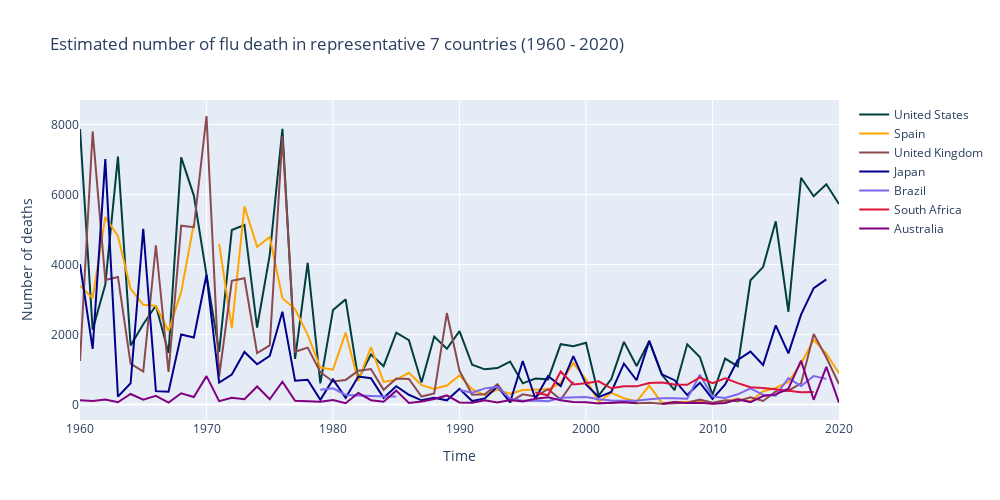

Source (notebook cell):
### Code cell
df_us = df.loc[df['Entity'] == 'United States']
df_sp = df.loc[df['Entity'] == 'Spain']
df_uk = df.loc[df['Entity'] == 'United Kingdom']
df_jp = df.loc[df['Entity'] == 'Japan']
df_au = df.loc[df['Entity'] == 'Australia']
df_sa = df.loc[df['Entity'] == 'South Africa']
df_br = df.loc[df['Entity'] == 'Brazil']

fig = go.Figure()
fig.update_layout(
    autosize=False,
    width=1000,
    height=500,
    xaxis_title="Time", yaxis_title="Number of deaths",
    title = 'Estimated number of flu death in representative 7 countries (1960 - 2020)',
)
fig.add_trace(go.Scatter(x=df_us["Year"], y=df_us["Quantity"], name="United States", mode="lines", line=dict(color="#003E3F")))
fig.add_trace(go.Scatter(x=df_sp["Year"], y=df_sp["Quantity"], name="Spain", mode="lines", line=dict(color="Orange")))
fig.add_trace(go.Scatter(x=df_uk["Year"], y=df_uk["Quantity"], name="United Kingdom", mode="lines", line=dict(color="#8B4950")))
fig.add_trace(go.Scatter(x=df_jp["Year"], y=df_jp["Quantity"], name="Japan", mode="lines", line=dict(color="DarkBlue")))
fig.add_trace(go.Scatter(x=df_br["Year"], y=df_br["Quantity"], name="Brazil", mode="lines", line=dict(color="MediumSlateBlue")))
fig.add_trace(go.Scatter(x=df_sa["Year"], y=df_sa["Quantity"], name="South Africa", mode="lines", line=dict(color="Crimson")))
fig.add_trace(go.Scatter(x=df_au["Year"], y=df_au["Quantity"], name="Australia", mode="lines", line=dict(color="purple")))

fig.show()

### Figure 1 — Plotly figure (JSON) as saved in the notebook; plotly's stock layout.template omitted (floating-point values rounded to 4 significant figures)
{"data": [{"line": {"color": "#003E3F"}, "mode": "lines", "name": "United States", "type": "scatter", "x": [1960, 1961, 1962, 1963, 1964, 1965, 1966, 1967, 1968, 1969, 1970, 1971, 1972, 1973, 1974, 1975, 1976, 1977, 1978, 1979, 1980, 1981, 1982, 1983, 1984, 1985, 1986, 1987, 1988, 1989, 1990, 1991, 1992, 1993, 1994, 1995, 1996, 1997, 1998, 1999, 2000, 2001, 2002, 2003, 2004, 2005, 2006, 2007, 2008, 2009, 2010, 2011, 2012, 2013, 2014, 2015, 2016, 2017, 2018, 2019, 2020], "y": [7872, 2137, 3431, 7083, 1687, 2295, 2830, 1475, 7062, 5971, 3707, 1504, 4986, 5131, 2201, 4277, 7877, 1304, 4052, 604, 2702, 3006, 727, 1431, 1096, 2054, 1838, 632, 1943, 1593, 2098, 1137, 1006, 1044, 1229, 606, 745, 720, 1724, 1665, 1765, 257, 727, 1792, 1100, 1812, 849, 411, 1721, 1361, 275, 1315, 1093, 3550, 3928, 5235, 2652, 6480, 5952, 6296, 5731]}, {"line": {"color": "Orange"}, "mode": "lines", "name": "Spain", "type": "scatter", "x": [1960, 1961, 1962, 1963, 1964, 1965, 1966, 1967, 1968, 1969, 1970, 1971, 1972, 1973, 1974, 1975, 1976, 1977, 1978, 1979, 1980, 1981, 1982, 1983, 1984, 1985, 1986, 1987, 1988, 1989, 1990, 1991, 1992, 1993, 1994, 1995, 1996, 1997, 1998, 1999, 2000, 2001, 2002, 2003, 2004, 2005, 2006, 2007, 2008, 2009, 2010, 2011, 2012, 2013, 2014, 2015, 2016, 2017, 2018, 2019, 2020], "y": [3396, 3044, 5360, 4810, 3309, 2851, 2816, 2102, 3219, 5167, null, 4594, 2182, 5663, 4507, 4787, 3037, 2729, 1992, 1059, 997, 2054, 676, 1639, 648, 712, 909, 554, 445, 543, 832, 442, 271, 430, 300, 416, 435, 435, 620, 1186, 723, 80, 337, 182, 87, 543, 48, 71, 81, 97, 22, 91, 165, 88, 380, 474, 647, 1175, 1852, 1459, 894]}, {"line": {"color": "#8B4950"}, "mode": "lines", "name": "United Kingdom", "type": "scatter", "x": [1960, 1961, 1962, 1963, 1964, 1965, 1966, 1967, 1968, 1969, 1970, 1971, 1972, 1973, 1974, 1975, 1976, 1977, 1978, 1979, 1980, 1981, 1982, 1983, 1984, 1985, 1986, 1987, 1988, 1989, 1990, 1991, 1992, 1993, 1994, 1995, 1996, 1997, 1998, 1999, 2000, 2001, 2002, 2003, 2004, 2005, 2006, 2007, 2008, 2009, 2010, 2011, 2012, 2013, 2014, 2015, 2016, 2017, 2018, 2019, 2020], "y": [1243, 7804, 3559, 3647, 1168, 940, 4552, 931, 5110, 5066, 8245, 797, 3537, 3609, 1467, 1692, 7661, 1507, 1626, 925, 658, 704, 966, 1016, 420, 744, 731, 228, 319, 2614, 965, 281, 297, 583, 76, 293, 230, 438, 144, 652, null, 45, 45, 84, 37, 53, 20, 37, 51, 143, 51, 122, 96, 205, 103, 374, 395, 603, 2014, 1345, 588]}, {"line": {"color": "DarkBlue"}, "mode": "lines", "name": "Japan", "type": "scatter", "x": [1960, 1961, 1962, 1963, 1964, 1965, 1966, 1967, 1968, 1969, 1970, 1971, 1972, 1973, 1974, 1975, 1976, 1977, 1978, 1979, 1980, 1981, 1982, 1983, 1984, 1985, 1986, 1987, 1988, 1989, 1990, 1991, 1992, 1993, 1994, 1995, 1996, 1997, 1998, 1999, 2000, 2001, 2002, 2003, 2004, 2005, 2006, 2007, 2008, 2009, 2010, 2011, 2012, 2013, 2014, 2015, 2016, 2017, 2018, 2019, 2020], "y": [4012, 1593, 7014, 226, 609, 5024, 383, 365, 2003, 1918, 3707, 631, 856, 1503, 1151, 1391, 2654, 682, 707, 136, 718, 193, 802, 751, 191, 523, 280, 121, 192, 121, 448, 100, 177, 519, 65, 1244, 166, 815, 528, 1382, 575, 214, 358, 1171, 694, 1818, 865, 696, 272, 625, 161, 574, 1275, 1514, 1130, 2262, 1463, 2569, 3325, 3575, null]}, {"line": {"color": "MediumSlateBlue"}, "mode": "lines", "name": "Brazil", "type": "scatter", "x": [1960, 1961, 1962, 1963, 1964, 1965, 1966, 1967, 1968, 1969, 1970, 1971, 1972, 1973, 1974, 1975, 1976, 1977, 1978, 1979, 1980, 1981, 1982, 1983, 1984, 1985, 1986, 1987, 1988, 1989, 1990, 1991, 1992, 1993, 1994, 1995, 1996, 1997, 1998, 1999, 2000, 2001, 2002, 2003, 2004, 2005, 2006, 2007, 2008, 2009, 2010, 2011, 2012, 2013, 2014, 2015, 2016, 2017, 2018, 2019, 2020], "y": [null, null, null, null, null, null, null, null, null, null, null, null, null, null, null, null, null, null, null, 422, 464, 276, 259, 251, 232, 230, null, null, null, null, 417, 340, 463, 504, 168, 110, 113, 95, 194, 209, 213, 155, 117, 111, 111, 150, 181, 182, 168, 850, 228, 191, 293, 464, 279, 254, 758, 531, 816, 734, null]}, {"line": {"color": "Crimson"}, "mode": "lines", "name": "South Africa", "type": "scatter", "x": [1960, 1961, 1962, 1963, 1964, 1965, 1966, 1967, 1968, 1969, 1970, 1971, 1972, 1973, 1974, 1975, 1976, 1977, 1978, 1979, 1980, 1981, 1982, 1983, 1984, 1985, 1986, 1987, 1988, 1989, 1990, 1991, 1992, 1993, 1994, 1995, 1996, 1997, 1998, 1999, 2000, 2001, 2002, 2003, 2004, 2005, 2006, 2007, 2008, 2009, 2010, 2011, 2012, 2013, 2014, 2015, 2016, 2017, 2018, 2019, 2020], "y": [null, null, null, null, null, null, null, null, null, null, null, null, null, null, null, null, null, null, null, null, null, null, null, null, null, null, null, null, null, null, null, null, null, null, null, null, 347, 266, 946, 573, 612, 664, 465, 523, 520, 617, 631, 571, 564, 774, 609, 748, 612, 494, 472, 441, 397, 350, 356, null, null]}, {"line": {"color": "purple"}, "mode": "lines", "name": "Australia", "type": "scatter", "x": [1960, 1961, 1962, 1963, 1964, 1965, 1966, 1967, 1968, 1969, 1970, 1971, 1972, 1973, 1974, 1975, 1976, 1977, 1978, 1979, 1980, 1981, 1982, 1983, 1984, 1985, 1986, 1987, 1988, 1989, 1990, 1991, 1992, 1993, 1994, 1995, 1996, 1997, 1998, 1999, 2000, 2001, 2002, 2003, 2004, 2005, 2006, 2007, 2008, 2009, 2010, 2011, 2012, 2013, 2014, 2015, 2016, 2017, 2018, 2019, 2020], "y": [124, 100, 144, 67, 302, 142, 249, 55, 323, 215, 813, 96, 191, 150, 518, 151, 655, 106, 97, 79, 133, 40, 331, 125, 82, 398, 44, 86, 158, 261, 61, 55, 123, 56, 132, 86, 165, 211, 120, 71, 66, 32, 55, 65, 36, null, 16, 73, 46, 50, 24, 47, 152, 71, 244, 291, 455, 1257, 137, 1077, 54]}], "layout": {"autosize": false, "height": 500, "title": {"text": "Estimated number of flu death in representative 7 countries (1960 - 2020)"}, "width": 1000, "xaxis": {"title": {"text": "Time"}}, "yaxis": {"title": {"text": "Number of deaths"}}}}
